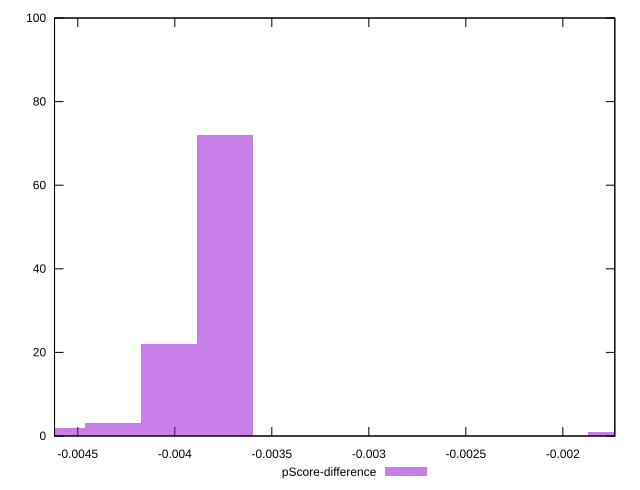

This figure's gnuplot source:
reset

$pScoreDifference <<EOF
-0.0017277709637314228 1
-0.004607389236617128 2
-0.004031465582039987 22
-0.0037435037547514163 72
-0.004319427409328557 3
EOF

set key outside below
set boxwidth 0.0002879618272885705
set xrange [-0.004619864199528978:-0.0017320455417726421]
set yrange [0:100]
set trange [0:100]
set style fill transparent solid 0.5 noborder
set terminal svg size 640, 490 enhanced background rgb 'white'
set output "report_00026_2021-02-22T21:38:55.199Z/first-contentful-paint/samples/pages+cached+noadtech+nomedia+nocss/pScore-difference/histogram.svg"

plot $pScoreDifference title "pScore-difference" with boxes

reset
